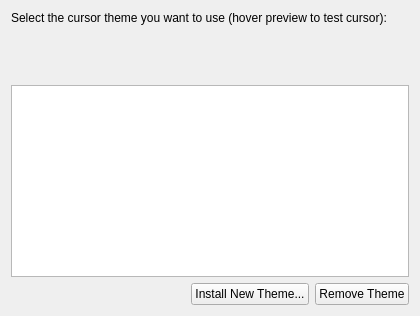
<ui version="4.0" >
 <class>ThemePage</class>
 <widget class="QWidget" name="ThemePage" >
  <layout class="QGridLayout" >
   <item row="3" column="0" >
    <spacer>
     <property name="orientation" >
      <enum>Qt::Horizontal</enum>
     </property>
     <property name="sizeHint" >
      <size>
       <width>174</width>
       <height>20</height>
      </size>
     </property>
    </spacer>
   </item>
   <item row="2" column="0" colspan="3" >
    <widget class="QListView" name="view" >
     <property name="alternatingRowColors" >
      <bool>true</bool>
     </property>
     <property name="verticalScrollMode" >
      <enum>QAbstractItemView::ScrollPerPixel</enum>
     </property>
    </widget>
   </item>
   <item row="0" column="0" colspan="3" >
    <widget class="QLabel" name="label" >
     <property name="text" >
      <string>Select the cursor theme you want to use (hover preview to test cursor):</string>
     </property>
    </widget>
   </item>
   <item row="3" column="2" >
    <widget class="QPushButton" name="removeButton" >
     <property name="text" >
      <string>Remove Theme</string>
     </property>
    </widget>
   </item>
   <item row="3" column="1" >
    <widget class="QPushButton" name="installButton" >
     <property name="text" >
      <string>Install New Theme...</string>
     </property>
    </widget>
   </item>
   <item row="1" column="0" colspan="3" >
    <widget class="PreviewWidget" native="1" name="preview" >
     <property name="sizePolicy" >
      <sizepolicy vsizetype="Preferred" hsizetype="Preferred" >
       <horstretch>0</horstretch>
       <verstretch>0</verstretch>
      </sizepolicy>
     </property>
     <property name="minimumSize" >
      <size>
       <width>0</width>
       <height>48</height>
      </size>
     </property>
    </widget>
   </item>
  </layout>
 </widget>
 <layoutdefault spacing="6" margin="11" />
 <layoutfunction spacing="KDialog::spacingHint" margin="KDialog::marginHint" />
 <customwidgets>
  <customwidget>
   <class>PreviewWidget</class>
   <extends>QWidget</extends>
   <header>previewwidget.h</header>
  </customwidget>
 </customwidgets>
 <resources/>
 <connections/>
</ui>
